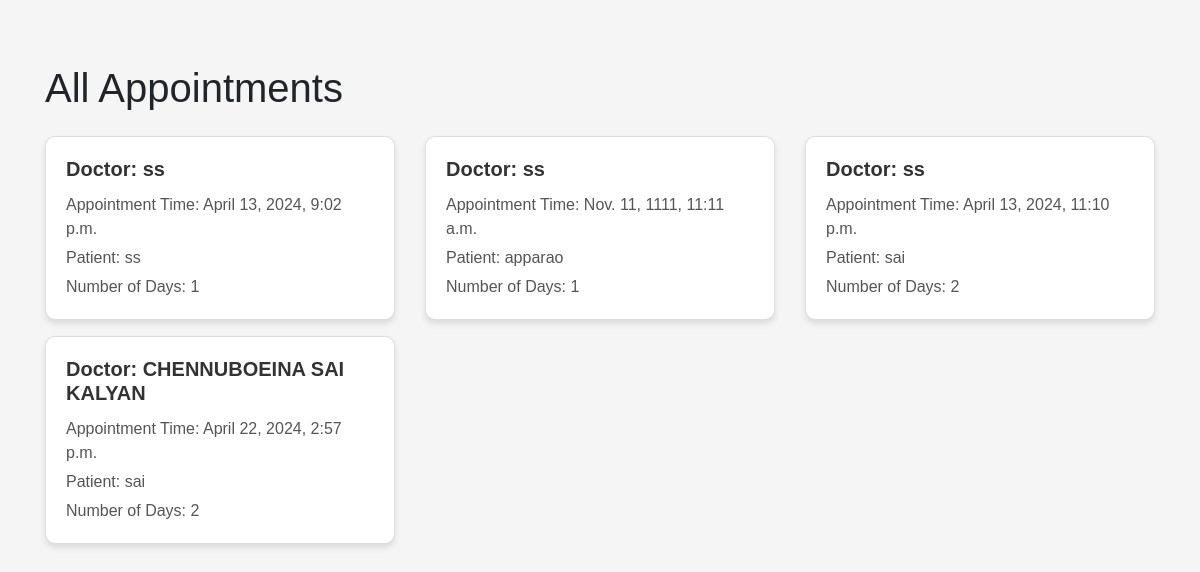
The app's page /admins/view-appointments/ with its own data.
### Module/models.py (models this page shows, shortened)
class Appointment(models.Model):
    doctor = models.ForeignKey(Doctor, on_delete=models.CASCADE)
    appointment_time = models.DateTimeField()
    patient = models.CharField(max_length=100)
    num_days = models.PositiveIntegerField()

class Doctor(models.Model):
    name = models.CharField(max_length=255)
    phone_number = models.CharField(max_length=20)
    email = models.EmailField()
    specialization = models.CharField(max_length=255,null=True)
    experience = models.IntegerField()
    password = models.CharField(max_length=255)
    salary = models.DecimalField(max_digits=10, decimal_places=2)
    def __str__(self):
        return self.name

### admins/views.py (the view)
# urls.py: path('view-appointments/', views.view_appointments, name='view_appointments'),
def view_appointments(request):
    appointments = Appointment.objects.all()
    return render(request, 'admins/view_appointments.html', {'appointments': appointments})

### admins/templates/admins/view_appointments.html (shortened to what this page needs)
{% block content %}
<html>
<html lang="en">
<head>
    <link href="https://stackpath.bootstrapcdn.com/bootstrap/4.5.2/css/bootstrap.min.css" rel="stylesheet">
</head>
<body>
    <div class="container">
        <h1 class="my-4">All Appointments</h1>
        <div class="row">
            {% for appointment in appointments %}
            <div class="col-md-4 mb-3">
                <div class="card appointment-card">
                    <div class="card-body">
                        <h5 class="card-title">Doctor: {{ appointment.doctor }}</h5>
                        <p class="card-text">Appointment Time: {{ appointment.appointment_time }}</p>
                        <p class="card-text">Patient: {{ appointment.patient }}</p>
                        <p class="card-text">Number of Days: {{ appointment.num_days }}</p>
                    </div>
                </div>
            </div>
            {% endfor %}
        </div>
    </div>
</body>
</html>
{% endblock %}

### admins/templates/admins/view_appointments.html (style rules this page uses)
body { background-color: #f5f5f5; font-family: Arial, sans-serif; }
.container { padding-top: 40px; }
.appointment-card { background-color: #fff; border-radius: 10px; box-shadow: 0 4px 6px rgba(0, 0, 0, 0.1); transition: transform 0.3s ease; }
.card-title { font-size: 20px; font-weight: bold; color: #333; }
.card-text { font-size: 16px; color: #555; margin-bottom: 5px; }
.row { margin-bottom: 20px; }

### records on screen
Appointment: doctor "ss", appointment_time "April 13, 2024, 9:02 p.m.", patient "ss", num_days "1"
Appointment: doctor "ss", appointment_time "Nov. 11, 1111, 11:11 a.m.", patient "apparao", num_days "1"
Appointment: doctor "ss", appointment_time "April 13, 2024, 11:10 p.m.", patient "sai", num_days "2"
Appointment: doctor "CHENNUBOEINA SAI KALYAN", appointment_time "April 22, 2024, 2:57 p.m.", patient "sai", num_days "2"
